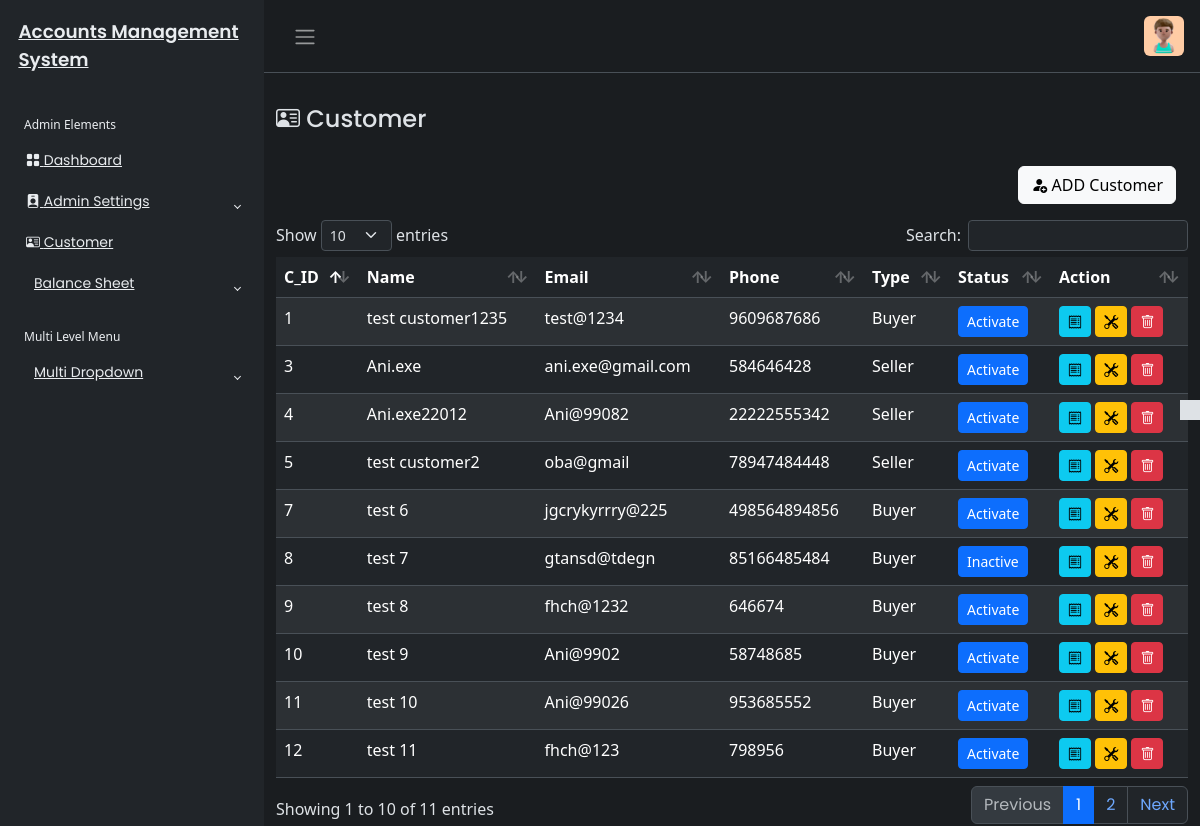
Screenshot of /Customer/customer.php (signed in) with the database file from the repository.
### tables this page shows
CREATE TABLE `customer_tbl` (
  `c_id` int(200) NOT NULL,
  `c_name` varchar(450) NOT NULL,
  `c_phone` varchar(450) NOT NULL,
  `c_email` varchar(450) DEFAULT NULL,
  `c_address` text DEFAULT NULL,
  `c_role` varchar(255) NOT NULL,
  `created_at` timestamp NOT NULL DEFAULT current_timestamp(),
  `updated_at` timestamp NOT NULL DEFAULT current_timestamp(),
  `c_status` varchar(400) DEFAULT NULL
);

### Customer/customer.php (the view, shortened to what this page needs)
<?php
include('../includes/header.php');
if (isset($_SESSION['userAuth']) && $_SESSION['userAuth']!="" )
{
    include('../includes/sidebar.php');
    ?>
<main class="mt-3 pt-3">
        <div class="container-fluid">
            <div class="row">
                <div class="col-md-8">
                    <h4><i class="bi bi-person-vcard"></i> Customer</h4>
                </div>
            <?php
            require_once('../config/dbcon.php');
            ?>
                <div class="mt-4 px-4">
                    <button type="button" class="btn btn-light float-end " data-bs-toggle="modal" data-bs-target="#customerModal">
                        <i class="bi bi-person-fill-add"></i>
                       ADD Customer
                    </button>
                </div>
            </div>
            <?php
            try{
            $querry = " SELECT * FROM customer_tbl ORDER BY c_id";
            $stmt = $pdo->prepare($querry);
            $stmt->execute();
            $result = $stmt->fetchAll(PDO::FETCH_ASSOC);
            }catch(PDOException $e){
                echo "Error fetching records:" .$e->getMessage();
                $result=[];
            }
            ?>
            <div class="mt-3">
                <table id="example" class="table table-striped data-table"style="width:100%">
                    <thead>
                        <tr>
                            <th>C_ID</th>
                            <th>Name</th>
                            <th>Email</th>
                            <th>Phone</th>
                            <th>Type</th>
                            <th>Status</th>
                            <th>Action</th>
                        </tr>
                    </thead>
                    <tbody>
                        <?php
                        foreach($result as $row){
                        ?>
                        <tr>
                            <td ><?php echo htmlspecialchars($row['c_id']);?></td>
                            <td><?php echo htmlspecialchars($row['c_name']);?></td>
                            <td><?php echo htmlspecialchars($row['c_email']);?></td>
                            <td><?php echo htmlspecialchars($row['c_phone']);?></td>
                            <td><?php echo htmlspecialchars($row['c_role']);?></td>
                            <td>
                                <a href="toggle_customer_status.php?id=<?php echo $row['c_id']; ?>"<button type="button" class="btn btn-primary btn-sm" data-toggle="button" aria-pressed="false" autocomplete="off">
                                            <?php echo ($row['c_status'] == 'active') ? 'Inactive' : 'Activate'; ?>
                                        </a>
                            </td>
                            <td>
                            <button class="btn btn-info btn-sm viewCustomer" data-id="<?php echo $row['c_id']; ?>" data-bs-toggle="modal" data-bs-target="#viewCustomerModal"><i class="bi bi-receipt"></i></button>
                            <button class="btn btn-warning btn-sm editCustomer" data-id="<?php echo $row['c_id']; ?>" data-bs-toggle="modal" data-bs-target="#editCustomerModal"><i class="bi bi-tools"></i></button>
                            <button class="btn btn-danger btn-sm deleteCustomer" data-id="<?php echo $row['c_id'];?>" data-bs-toggle="modal" data-bs-target="#deleteCustomerModal"><i class="bi bi-trash"></i></button>
                        </td>
                        </tr>
                        <?php
                        }?>
                    </tbody>
                </table>
            </div>
        </div>
</main>
<?php
include('../includes/footer.php');
  }else{
echo '<script>
alert("Not Authorised!");
window.location.href = "../index.php";
</script>';
 }
?>

### css/style.css (style rules this page uses)
body { font-family: "Poppins", sans-serif; font-size: 0.875rem; opacity: 1; overflow-y: scroll; margin: 0; }
a { cursor: pointer; text-decoration: none; font-family: "Poppins", sans-serif; }
h4 { font-family: "Poppins", sans-serif; font-size: 1.275rem; color: var(--bs-emphasis-color); }

### rows the page displays
customer_tbl: c_id "1", c_name "test customer1235", c_email "test@1234", c_phone "9609687686", c_role "Buyer", c_status "Activate"
customer_tbl: c_id "3", c_name "Ani.exe", c_email "ani.exe@gmail.com", c_phone "584646428", c_role "Seller", c_status "Activate"
customer_tbl: c_id "4", c_name "Ani.exe22012", c_email "Ani@99082", c_phone "22222555342", c_role "Seller", c_status "Activate"
customer_tbl: c_id "5", c_name "test customer2", c_email "oba@gmail", c_phone "78947484448", c_role "Seller", c_status "Activate"
customer_tbl: c_id "7", c_name "test 6", c_email "jgcrykyrrry@225", c_phone "498564894856", c_role "Buyer", shows "Activate"
customer_tbl: c_id "8", c_name "test 7", c_email "gtansd@tdegn", c_phone "85166485484", c_role "Buyer", c_status "Inactive"
customer_tbl: c_id "9", c_name "test 8", c_email "fhch@1232", c_phone "646674", c_role "Buyer", shows "Activate"
customer_tbl: c_id "10", c_name "test 9", c_email "Ani@9902", c_phone "58748685", c_role "Buyer", shows "Activate"
customer_tbl: c_id "11", c_name "test 10", c_email "Ani@99026", c_phone "953685552", c_role "Buyer", shows "Activate"
customer_tbl: c_id "12", c_name "test 11", c_email "fhch@123", c_phone "798956", c_role "Buyer", shows "Activate"
